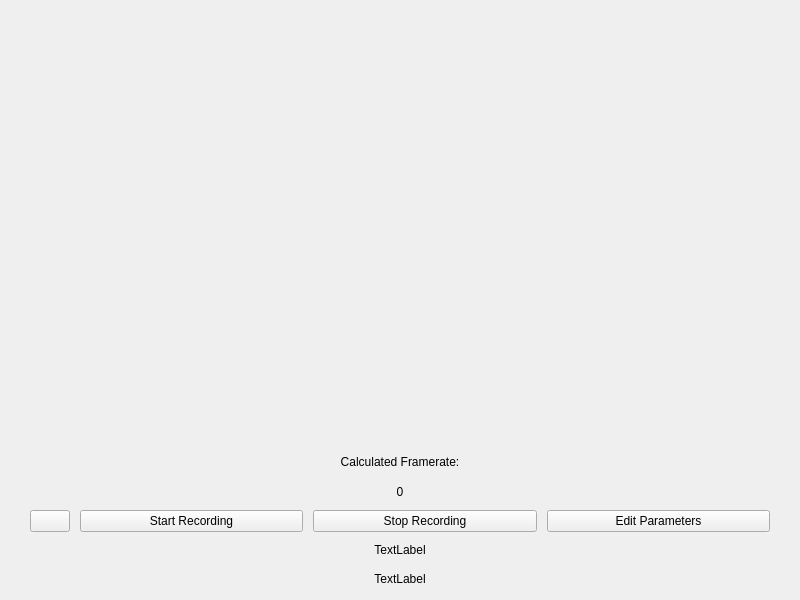
<?xml version="1.0" encoding="UTF-8"?>
<ui version="4.0">
 <class>CameraWidget</class>
 <widget class="QWidget" name="CameraWidget">
  <property name="geometry">
   <rect>
    <x>0</x>
    <y>0</y>
    <width>800</width>
    <height>600</height>
   </rect>
  </property>
  <property name="sizePolicy">
   <sizepolicy hsizetype="Fixed" vsizetype="Preferred">
    <horstretch>0</horstretch>
    <verstretch>0</verstretch>
   </sizepolicy>
  </property>
  <property name="minimumSize">
   <size>
    <width>800</width>
    <height>600</height>
   </size>
  </property>
  <property name="maximumSize">
   <size>
    <width>800</width>
    <height>600</height>
   </size>
  </property>
  <property name="windowTitle">
   <string>Form</string>
  </property>
  <widget class="QWidget" name="layoutWidget">
   <property name="geometry">
    <rect>
     <x>30</x>
     <y>450</y>
     <width>740</width>
     <height>141</height>
    </rect>
   </property>
   <layout class="QVBoxLayout" name="verticalLayout">
    <item>
     <widget class="QLabel" name="realFramerate">
      <property name="text">
       <string>Calculated Framerate:</string>
      </property>
      <property name="alignment">
       <set>Qt::AlignCenter</set>
      </property>
     </widget>
    </item>
    <item>
     <widget class="QLabel" name="framerate">
      <property name="text">
       <string>0</string>
      </property>
      <property name="alignment">
       <set>Qt::AlignCenter</set>
      </property>
     </widget>
    </item>
    <item>
     <layout class="QHBoxLayout" name="horizontalLayout">
      <property name="spacing">
       <number>10</number>
      </property>
      <property name="sizeConstraint">
       <enum>QLayout::SetDefaultConstraint</enum>
      </property>
      <item>
       <widget class="QPushButton" name="framerateButton">
        <property name="sizePolicy">
         <sizepolicy hsizetype="Fixed" vsizetype="Ignored">
          <horstretch>0</horstretch>
          <verstretch>0</verstretch>
         </sizepolicy>
        </property>
        <property name="text">
         <string/>
        </property>
       </widget>
      </item>
      <item>
       <widget class="QPushButton" name="startButton">
        <property name="text">
         <string>Start Recording</string>
        </property>
       </widget>
      </item>
      <item>
       <widget class="QPushButton" name="stopButton">
        <property name="text">
         <string>Stop Recording</string>
        </property>
       </widget>
      </item>
      <item>
       <widget class="QPushButton" name="settingsButton">
        <property name="text">
         <string>Edit Parameters</string>
        </property>
       </widget>
      </item>
     </layout>
    </item>
    <item>
     <widget class="QLabel" name="name">
      <property name="text">
       <string>TextLabel</string>
      </property>
      <property name="alignment">
       <set>Qt::AlignCenter</set>
      </property>
     </widget>
    </item>
    <item>
     <widget class="QLabel" name="serial">
      <property name="text">
       <string>TextLabel</string>
      </property>
      <property name="alignment">
       <set>Qt::AlignCenter</set>
      </property>
     </widget>
    </item>
   </layout>
  </widget>
  <widget class="QLabel" name="cameraRendering">
   <property name="geometry">
    <rect>
     <x>20</x>
     <y>10</y>
     <width>771</width>
     <height>431</height>
    </rect>
   </property>
   <property name="text">
    <string/>
   </property>
   <property name="alignment">
    <set>Qt::AlignCenter</set>
   </property>
  </widget>
 </widget>
 <resources/>
 <connections/>
</ui>
